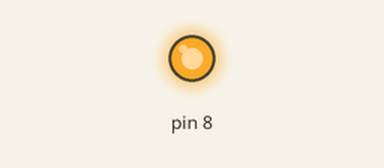
Simulated run of this sketch. Board: Arduino Uno, built with avr-gcc and run on an emulated ATmega328P. Parts: output pins drawn as LEDs (lit = HIGH).

Above: at 0.1 s.
Timing chart, 0 to 1.6 s (numbered marks = the images above):
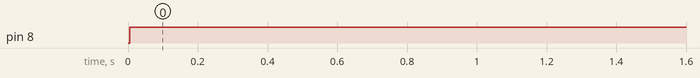

Measured:
- by itself, pin 8: LOW → HIGH at 0.01 s

The sketch:

mot.ino
```cpp
//program to run a motor on variable speeds by varying the delays//
//when the inout is 0 then it will stop the motor whereas the motor will be accelerated when the input is 1//
void setup()
{
  pinMode(8,OUTPUT);
}
void loop()
{
digitalWrite(8,0);
delay(5);//make this delay 0 to stop the motor//
digitalWrite(8,1);
delay(7000000);//make this delay 0 to run the motor at its highest speed//
}
```
